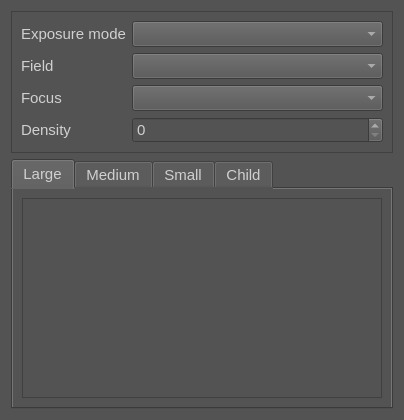
<?xml version="1.0" encoding="UTF-8"?>
<ui version="4.0">
 <class>OrientationDetailWidget</class>
 <widget class="QWidget" name="OrientationDetailWidget">
  <property name="geometry">
   <rect>
    <x>0</x>
    <y>0</y>
    <width>404</width>
    <height>420</height>
   </rect>
  </property>
  <property name="font">
   <font>
    <pointsize>11</pointsize>
   </font>
  </property>
  <property name="windowTitle">
   <string>Form</string>
  </property>
  <property name="styleSheet">
   <string notr="true">color: rgb(208, 208, 208);
background-color: rgb(83, 83, 83);</string>
  </property>
  <layout class="QVBoxLayout" name="verticalLayout">
   <item>
    <widget class="QFrame" name="aecControlFrame">
     <property name="font">
      <font>
       <pointsize>11</pointsize>
      </font>
     </property>
     <property name="frameShape">
      <enum>QFrame::Shape::StyledPanel</enum>
     </property>
     <property name="frameShadow">
      <enum>QFrame::Shadow::Raised</enum>
     </property>
     <layout class="QFormLayout" name="formLayout">
      <item row="0" column="0">
       <widget class="QLabel" name="exposureModeLbl">
        <property name="font">
         <font>
          <pointsize>11</pointsize>
         </font>
        </property>
        <property name="text">
         <string>Exposure mode</string>
        </property>
       </widget>
      </item>
      <item row="0" column="1">
       <widget class="QComboBox" name="exposureModeComboBox">
        <property name="minimumSize">
         <size>
          <width>150</width>
          <height>0</height>
         </size>
        </property>
        <property name="font">
         <font>
          <pointsize>11</pointsize>
         </font>
        </property>
       </widget>
      </item>
      <item row="1" column="0">
       <widget class="QLabel" name="fieldLbl">
        <property name="font">
         <font>
          <pointsize>11</pointsize>
         </font>
        </property>
        <property name="text">
         <string>Field</string>
        </property>
       </widget>
      </item>
      <item row="1" column="1">
       <widget class="QComboBox" name="fieldComboBox">
        <property name="minimumSize">
         <size>
          <width>150</width>
          <height>0</height>
         </size>
        </property>
        <property name="font">
         <font>
          <pointsize>11</pointsize>
         </font>
        </property>
       </widget>
      </item>
      <item row="2" column="0">
       <widget class="QLabel" name="focusLbl">
        <property name="font">
         <font>
          <pointsize>11</pointsize>
         </font>
        </property>
        <property name="text">
         <string>Focus</string>
        </property>
       </widget>
      </item>
      <item row="2" column="1">
       <widget class="QComboBox" name="focusComboBox">
        <property name="minimumSize">
         <size>
          <width>150</width>
          <height>0</height>
         </size>
        </property>
        <property name="font">
         <font>
          <pointsize>11</pointsize>
         </font>
        </property>
       </widget>
      </item>
      <item row="3" column="0">
       <widget class="QLabel" name="densityLbl">
        <property name="font">
         <font>
          <pointsize>11</pointsize>
         </font>
        </property>
        <property name="text">
         <string>Density</string>
        </property>
       </widget>
      </item>
      <item row="3" column="1">
       <widget class="QSpinBox" name="densitySpinBox">
        <property name="font">
         <font>
          <pointsize>11</pointsize>
         </font>
        </property>
       </widget>
      </item>
     </layout>
    </widget>
   </item>
   <item>
    <widget class="QTabWidget" name="detailsTabWidget">
     <property name="font">
      <font>
       <pointsize>11</pointsize>
      </font>
     </property>
     <property name="currentIndex">
      <number>0</number>
     </property>
     <widget class="QWidget" name="laregTab">
      <attribute name="title">
       <string>Large</string>
      </attribute>
      <layout class="QVBoxLayout" name="verticalLayout_5">
       <item>
        <widget class="QFrame" name="largPatientExposureDetailPlaceholder">
         <property name="font">
          <font>
           <pointsize>11</pointsize>
          </font>
         </property>
         <property name="frameShape">
          <enum>QFrame::Shape::StyledPanel</enum>
         </property>
         <property name="frameShadow">
          <enum>QFrame::Shadow::Raised</enum>
         </property>
        </widget>
       </item>
      </layout>
     </widget>
     <widget class="QWidget" name="mediumTab">
      <attribute name="title">
       <string>Medium</string>
      </attribute>
      <layout class="QVBoxLayout" name="verticalLayout_2">
       <item>
        <widget class="QFrame" name="mediumPatientSizeExposureDetailPlaceholder">
         <property name="frameShape">
          <enum>QFrame::Shape::StyledPanel</enum>
         </property>
         <property name="frameShadow">
          <enum>QFrame::Shadow::Raised</enum>
         </property>
        </widget>
       </item>
      </layout>
     </widget>
     <widget class="QWidget" name="smallTab">
      <attribute name="title">
       <string>Small</string>
      </attribute>
      <layout class="QVBoxLayout" name="verticalLayout_3">
       <item>
        <widget class="QFrame" name="smallPatientSizeExposureDetailPlaceholder">
         <property name="frameShape">
          <enum>QFrame::Shape::StyledPanel</enum>
         </property>
         <property name="frameShadow">
          <enum>QFrame::Shadow::Raised</enum>
         </property>
        </widget>
       </item>
      </layout>
     </widget>
     <widget class="QWidget" name="childTab">
      <attribute name="title">
       <string>Child</string>
      </attribute>
      <layout class="QVBoxLayout" name="verticalLayout_4">
       <item>
        <widget class="QFrame" name="childPatientExposureDetailPlaceholder">
         <property name="frameShape">
          <enum>QFrame::Shape::StyledPanel</enum>
         </property>
         <property name="frameShadow">
          <enum>QFrame::Shadow::Raised</enum>
         </property>
        </widget>
       </item>
      </layout>
     </widget>
    </widget>
   </item>
  </layout>
 </widget>
 <resources/>
 <connections/>
</ui>
